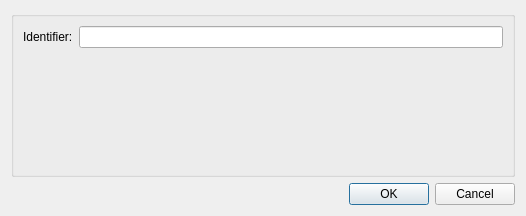
<?xml version="1.0" encoding="UTF-8"?>
<ui version="4.0">
 <class>ConfigureDialog</class>
 <widget class="QDialog" name="ConfigureDialog">
  <property name="geometry">
   <rect>
    <x>0</x>
    <y>0</y>
    <width>526</width>
    <height>216</height>
   </rect>
  </property>
  <property name="windowTitle">
   <string>Configure - Segmentation</string>
  </property>
  <layout class="QVBoxLayout" name="verticalLayout_2">
   <item>
    <widget class="QGroupBox" name="groupBox">
     <property name="title">
      <string/>
     </property>
     <layout class="QVBoxLayout" name="verticalLayout">
      <item>
       <layout class="QHBoxLayout" name="horizontalLayout">
        <item>
         <widget class="QLabel" name="label">
          <property name="text">
           <string>Identifier:</string>
          </property>
          <property name="buddy">
           <cstring>identifierLineEdit</cstring>
          </property>
         </widget>
        </item>
        <item>
         <widget class="QLineEdit" name="identifierLineEdit"/>
        </item>
       </layout>
      </item>
      <item>
       <spacer name="verticalSpacer">
        <property name="orientation">
         <enum>Qt::Vertical</enum>
        </property>
        <property name="sizeHint" stdset="0">
         <size>
          <width>20</width>
          <height>40</height>
         </size>
        </property>
       </spacer>
      </item>
     </layout>
    </widget>
   </item>
   <item>
    <widget class="QDialogButtonBox" name="buttonBox">
     <property name="orientation">
      <enum>Qt::Horizontal</enum>
     </property>
     <property name="standardButtons">
      <set>QDialogButtonBox::Cancel|QDialogButtonBox::Ok</set>
     </property>
    </widget>
   </item>
  </layout>
 </widget>
 <resources>
  <include location="resources.qrc"/>
 </resources>
 <connections>
  <connection>
   <sender>buttonBox</sender>
   <signal>accepted()</signal>
   <receiver>ConfigureDialog</receiver>
   <slot>accept()</slot>
   <hints>
    <hint type="sourcelabel">
     <x>248</x>
     <y>254</y>
    </hint>
    <hint type="destinationlabel">
     <x>157</x>
     <y>274</y>
    </hint>
   </hints>
  </connection>
  <connection>
   <sender>buttonBox</sender>
   <signal>rejected()</signal>
   <receiver>ConfigureDialog</receiver>
   <slot>reject()</slot>
   <hints>
    <hint type="sourcelabel">
     <x>316</x>
     <y>260</y>
    </hint>
    <hint type="destinationlabel">
     <x>286</x>
     <y>274</y>
    </hint>
   </hints>
  </connection>
 </connections>
</ui>
